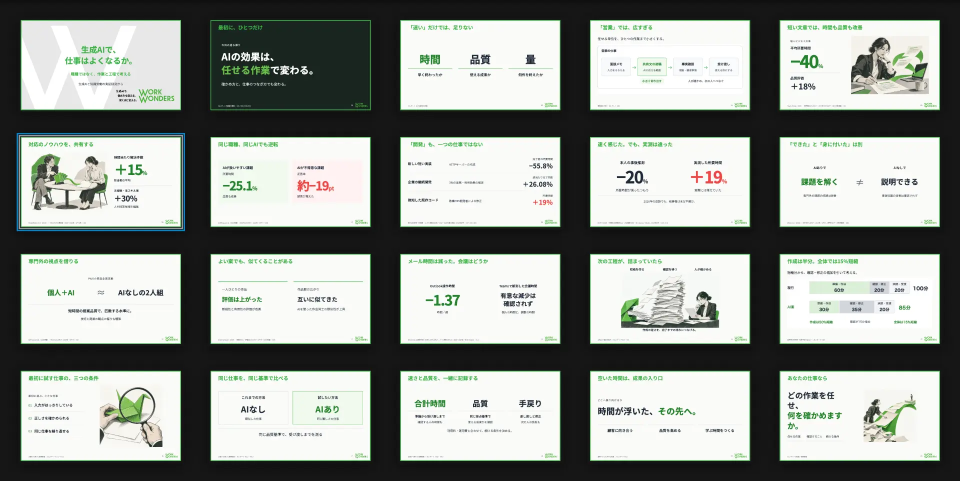
#> input picture 20261113_なぜAIが作るスライドは頭に入ってこないのか/assets/source/2026-11-07_14-54-08.webp, 1920 x 962 px (shown at 1/2 size)
$ python crops.py
#> lines starting #> are read from the running program, lines starting #| are printed output that depends on the picture
"""採用ページの切り出し: python3 tools/crops.py → public/page-pres.png, public/page-doc.png
企画書の座標（x=800, y=40, 幅=321, 高さ=181）で原本から切り、拡大表示用に 4 倍へ再標本化する（Lanczos）。
文字・色・数字は書き換えない。原本（../assets/source/）は変更しない。"""
from pathlib import Path

from PIL import Image

ROOT = Path(__file__).resolve().parents[1]
SRC = ROOT.parent / 'assets' / 'source'
BOX = (800, 40, 800 + 321, 40 + 181)
(ROOT / 'public').mkdir(exist_ok=True)
for src, dst in (('2026-11-07_14-54-08.webp', 'page-pres.png'), ('2026-11-07_14-52-40.webp', 'page-doc.png')):
    try:
        im = Image.open(SRC / src).convert('RGB').crop(BOX)
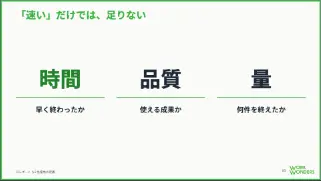
#> im: PIL image 321x181 RGB; mean R, G, B 236.5, 242.2, 235.5
    except OSError as e:
        raise SystemExit(f'原本を開けません: {src}: {e}')
    im.resize((im.width * 4, im.height * 4), Image.LANCZOS).save(ROOT / 'public' / dst)
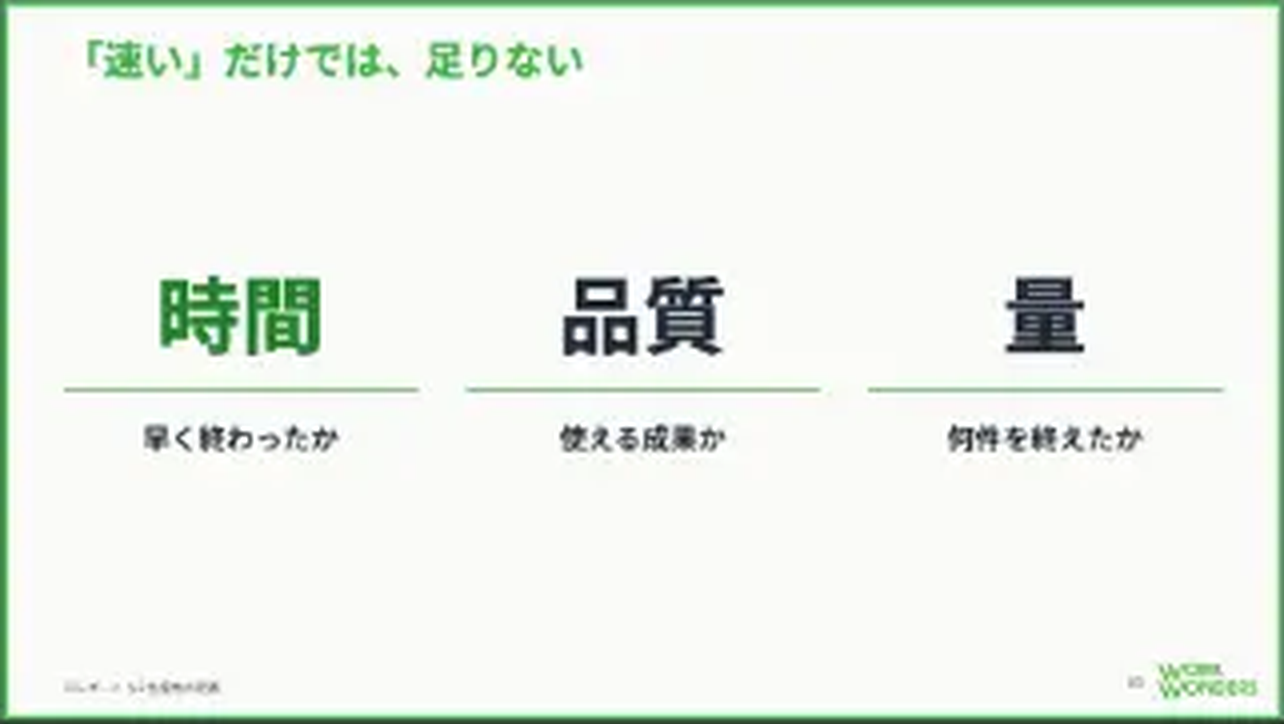
#> saved as page-pres.png: PIL image 1284x724 RGB; mean R, G, B 236.4, 242, 235.4
    print(dst, im.size)
#| page-pres.png (321, 181)
#> pass 2 of the loop `for src, dst in (('2026-11-07_14-54-08.webp', 'page-pres.png'), ('2026..`:
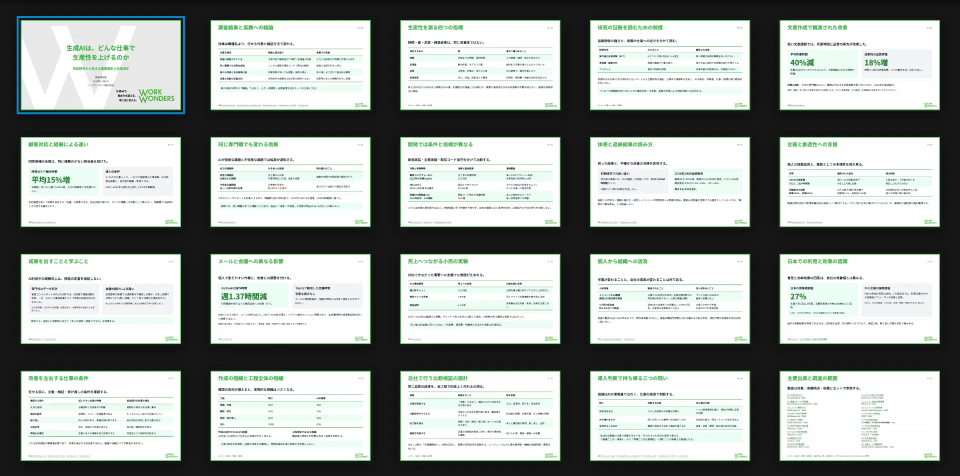
#> input picture 20261113_なぜAIが作るスライドは頭に入ってこないのか/assets/source/2026-11-07_14-52-40.webp, 1920 x 952 px (shown at 1/2 size)
#> `im = Image.open(SRC / src).convert('RGB').crop(BOX)`:
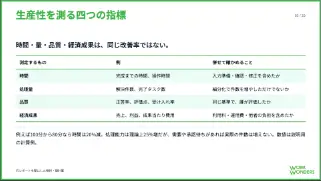
#> im: PIL image 321x181 RGB; mean R, G, B 236.1, 243.2, 238.2
#> `im.resize((im.width * 4, im.height * 4), Image.LANCZOS).save(ROOT / 'p..`:
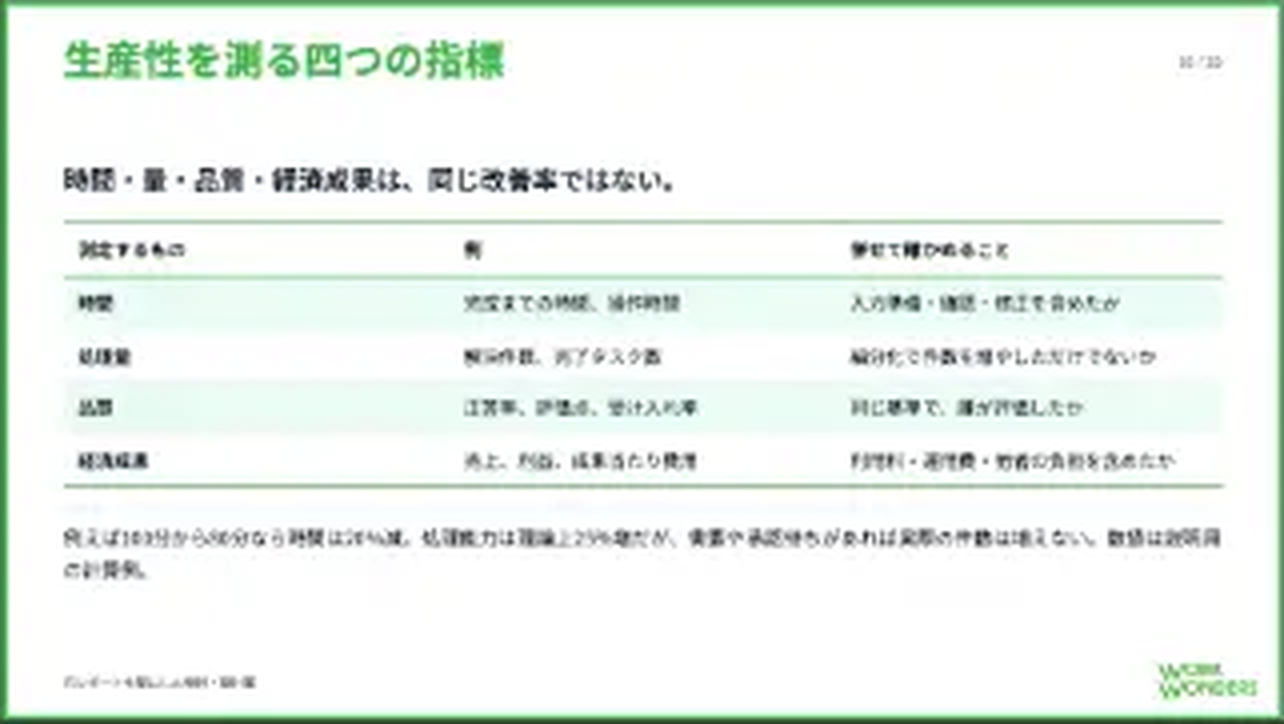
#> saved as page-doc.png: PIL image 1284x724 RGB; mean R, G, B 236, 242.9, 238.1
#| page-doc.png (321, 181)
